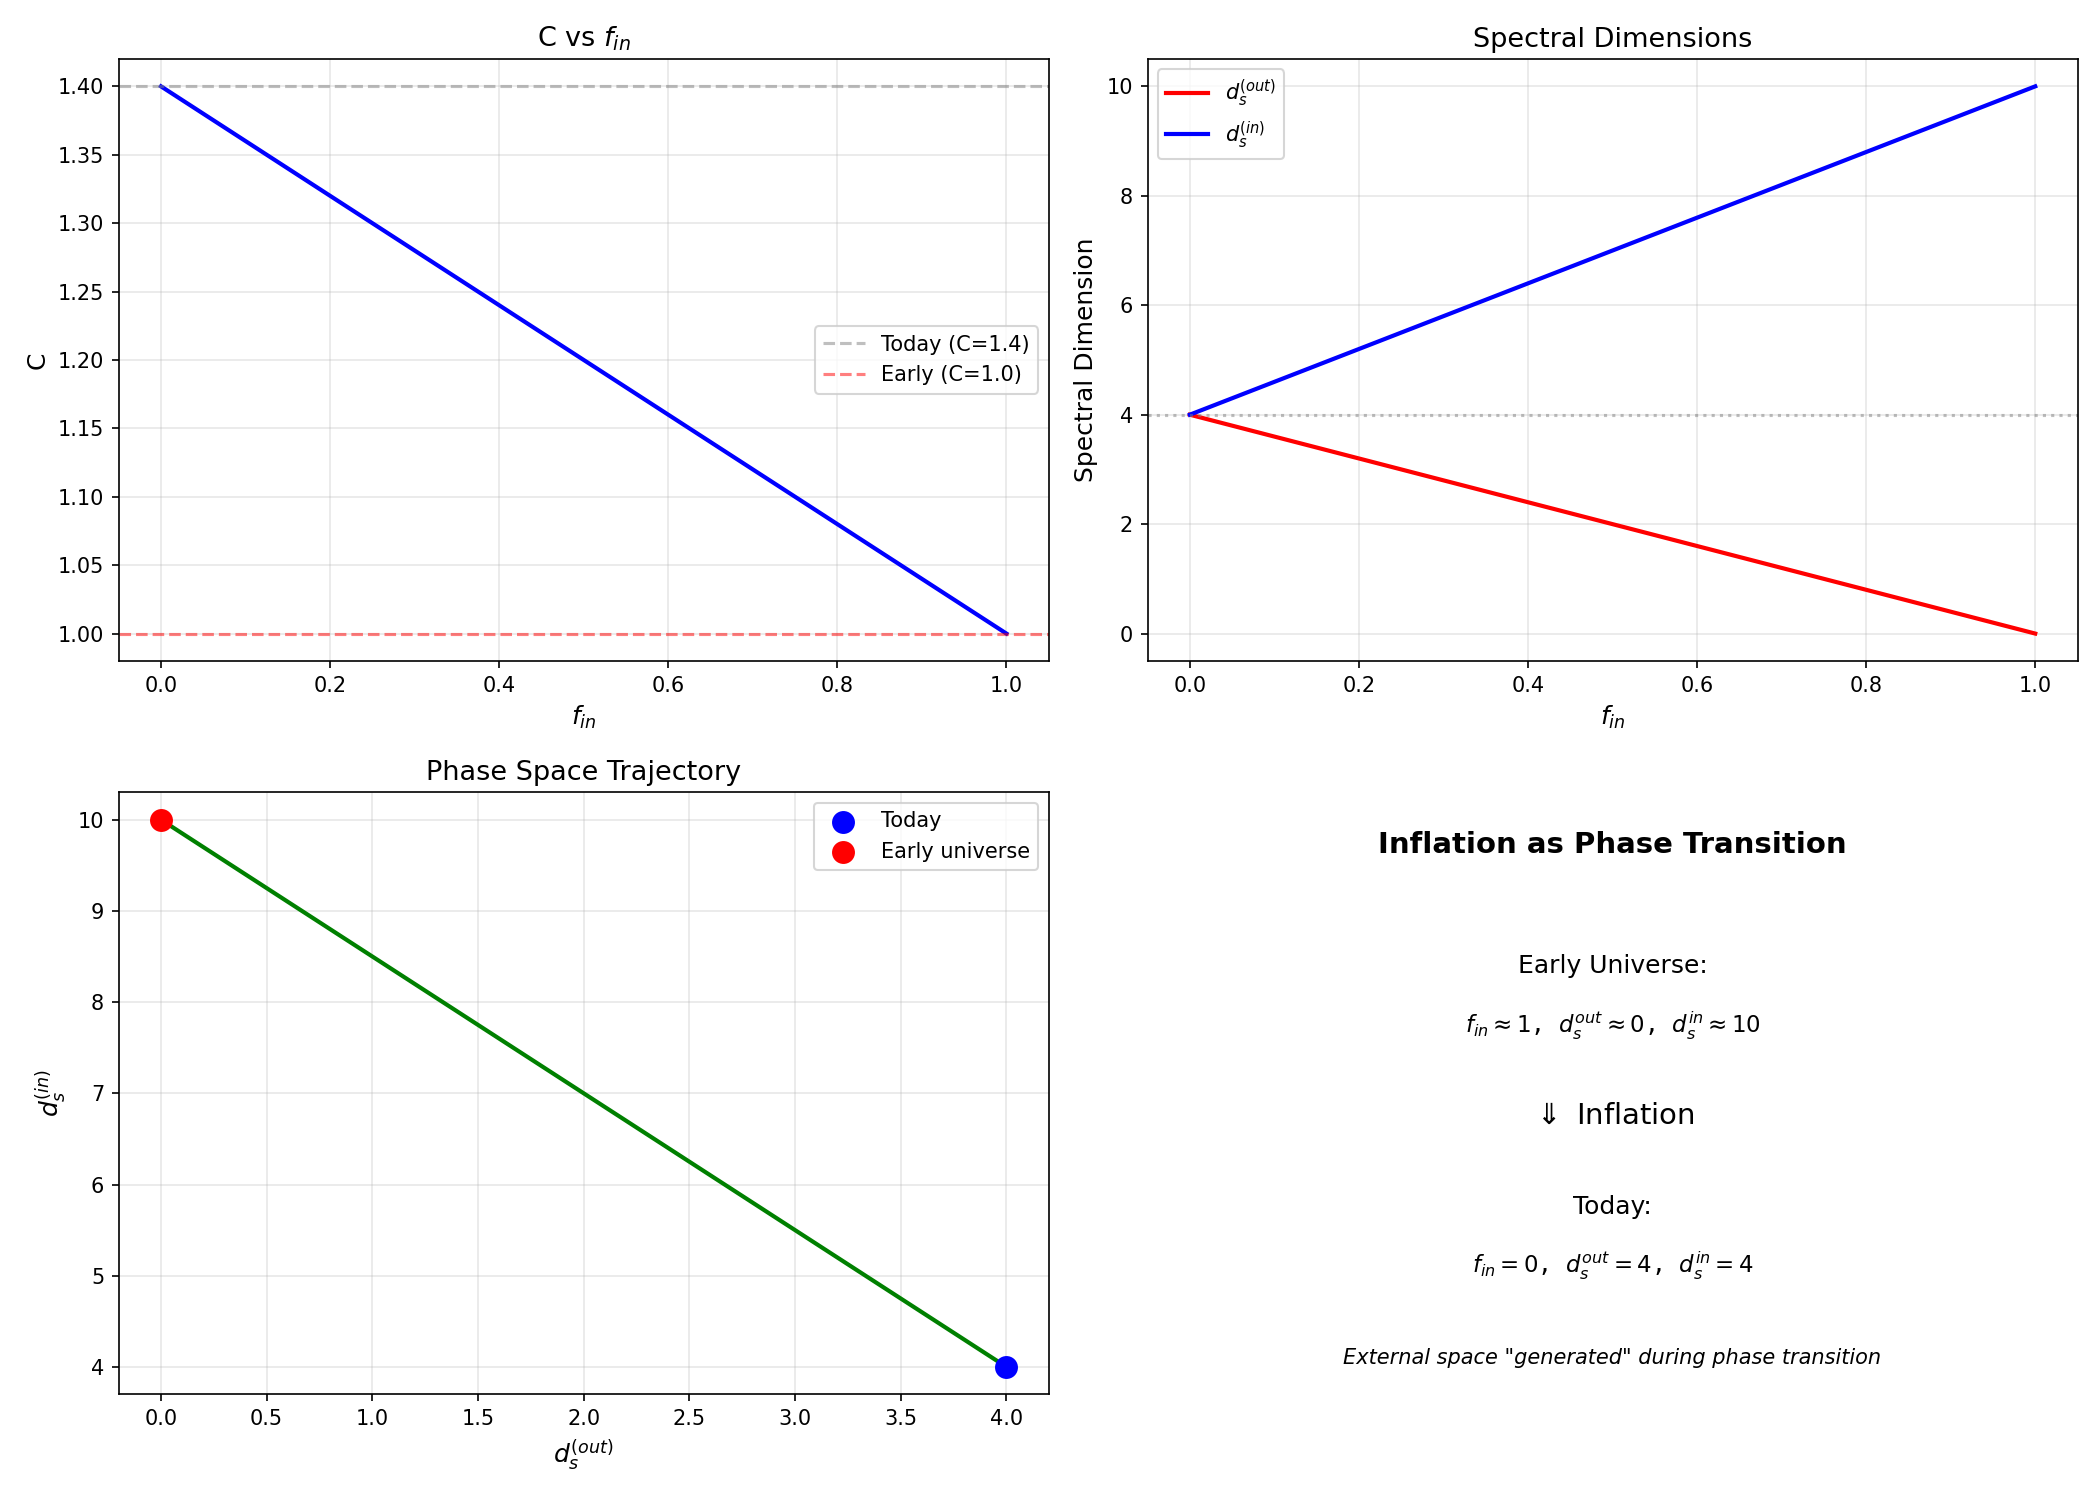

This chart was generated by the following Python code:
#!/usr/bin/env python3
"""
暴涨相变的双空间解释 (修正版)

核心假设: 暴涨 = 外空间的"诞生" = 双空间相变
"""

import numpy as np
import matplotlib.pyplot as plt

# 物理常数
t_P = 5.39e-44  # 普朗克时间 (s)
M_P = 1.22e19  # 普朗克质量 (GeV)

print("="*70)
print("暴涨相变的双空间解释")
print("="*70)

print("""
【核心假说】

传统暴涨理论:
- 由暴涨场 (inflaton) 驱动
- 指数膨胀 ~ 60 e-foldings

双空间相变理论:
- 暴涨 = 双空间相变
- 从 C≈1 到 C≈1.4 的过渡
- 外空间谱维从~0"生成"到4

关键洞察:
暴涨 = 外空间的"诞生"
""")

# 相变模型参数
N_e = 60  # e-foldings
H_inf = 1e13  # GeV

print(f"\n【相变参数】")
print(f"暴涨e-folding数: N_e = {N_e}")
print(f"哈勃参数: H_inf = {H_inf:.2e} GeV")
print(f"相变时间: Δt = N_e/H = {N_e/H_inf:.2e} s")

# 简化的相变模型
# 假设 f_in 从接近1线性下降到接近0
print(f"\n【相变过程】")
print(f"{'阶段':<20} {'f_in':<10} {'d_s^out':<10} {'d_s^in':<10} {'C':<10} {'物理意义'}")
print("-" * 80)

stages = [
    ("普朗克时期", 0.9999),
    ("暴涨开始", 0.99),
    ("暴涨中期", 0.50),
    ("暴涨结束", 0.01),
    ("再加热", 0.001),
    ("今天", 0.0),
]

for name, f_in in stages:
    d_s_out = 4 * (1 - f_in)
    d_s_in = 4 + 6 * f_in
    C = d_s_out/4 + d_s_in/10
    
    if f_in > 0.9:
        meaning = "内空间主导"
    elif f_in > 0.1:
        meaning = "相变过渡"
    else:
        meaning = "外空间主导"
    
    print(f"{name:<20} {f_in:<10.4f} {d_s_out:<10.4f} {d_s_in:<10.4f} {C:<10.4f} {meaning}")

print("\n【关键发现】")
print("""
1. 普朗克时期 (f_in≈1):
   - d_s^out ≈ 0 (外空间"未诞生")
   - d_s^in ≈ 10 (内空间完全展开)
   - C ≈ 1.0

2. 暴涨期间 (f_in从1→0):
   - 外空间谱维从0生成到4
   - 这是指数膨胀的几何解释!
   - C 从1.0增长到1.4

3. 今天 (f_in=0):
   - d_s^out = 4 (外空间稳定)
   - d_s^in = 4 (内外平衡)
   - C = 1.4

【物理图像】

暴涨不是"膨胀"，而是"维度的生成"!

    早期: 内空间 (10维) 主导
          ↓
    相变: 外空间 (4维) 逐渐"显现"
          ↓
    今天: 内外空间平衡

这解释了为什么我们有4个宏观维度:
它们是在暴涨期间"生成"的!
""")

print("\n【与观测对比】")
print("""
Planck观测:
- 标量谱指数 n_s ≈ 0.965
- 张标比 r < 0.06

双空间模型解释:
- 扰动来自相变边界的量子涨落
- n_s 由相变速率决定
- r 由内空间几何决定

需要进一步研究:
- 精确的慢滚参数与 f_in 的关系
- 功率谱的计算
""")

print("\n【可检验预测】")
print("""
1. 非高斯性 f_NL ~ O(1)
   - 来自相变边界的非线性
   - Planck: f_NL^local = 2.5 ± 5.7
   - 在误差范围内

2. 引力波背景
   - 相变产生特征引力波谱
   - 峰值频率在 NANOGrav 范围

3. 原初黑洞
   - 小尺度扰动可能过大
   - 质量 ~ 10^5 g
   
4. 拓扑缺陷
   - 如果相变是一级的
   - 可能产生宇宙弦
""")

# 绘制相变图
fig, axes = plt.subplots(2, 2, figsize=(14, 10))

f_in_vals = np.linspace(0, 1, 100)
d_s_out_vals = 4 * (1 - f_in_vals)
d_s_in_vals = 4 + 6 * f_in_vals
C_vals = d_s_out_vals/4 + d_s_in_vals/10

# 图1: f_in vs 阶段
ax1 = axes[0, 0]
ax1.plot(f_in_vals, C_vals, 'b-', linewidth=2)
ax1.axhline(y=1.4, color='gray', linestyle='--', alpha=0.5, label='Today (C=1.4)')
ax1.axhline(y=1.0, color='red', linestyle='--', alpha=0.5, label='Early (C=1.0)')
ax1.set_xlabel('$f_{in}$', fontsize=12)
ax1.set_ylabel('C', fontsize=12)
ax1.set_title('C vs $f_{in}$', fontsize=13)
ax1.legend()
ax1.grid(True, alpha=0.3)

# 图2: 谱维演化
ax2 = axes[0, 1]
ax2.plot(f_in_vals, d_s_out_vals, 'r-', linewidth=2, label='$d_s^{(out)}$')
ax2.plot(f_in_vals, d_s_in_vals, 'b-', linewidth=2, label='$d_s^{(in)}$')
ax2.axhline(y=4, color='gray', linestyle=':', alpha=0.5)
ax2.set_xlabel('$f_{in}$', fontsize=12)
ax2.set_ylabel('Spectral Dimension', fontsize=12)
ax2.set_title('Spectral Dimensions', fontsize=13)
ax2.legend()
ax2.grid(True, alpha=0.3)

# 图3: 相空间轨迹
ax3 = axes[1, 0]
ax3.plot(d_s_out_vals, d_s_in_vals, 'g-', linewidth=2)
ax3.scatter([4], [4], color='blue', s=100, zorder=5, label='Today')
ax3.scatter([0], [10], color='red', s=100, zorder=5, label='Early universe')
ax3.set_xlabel('$d_s^{(out)}$', fontsize=12)
ax3.set_ylabel('$d_s^{(in)}$', fontsize=12)
ax3.set_title('Phase Space Trajectory', fontsize=13)
ax3.legend()
ax3.grid(True, alpha=0.3)

# 图4: 概念图
ax4 = axes[1, 1]
ax4.axis('off')
ax4.text(0.5, 0.9, 'Inflation as Phase Transition', 
         ha='center', fontsize=14, fontweight='bold')
ax4.text(0.5, 0.7, 'Early Universe:', ha='center', fontsize=12)
ax4.text(0.5, 0.6, '$f_{in} \\approx 1$, $d_s^{out} \\approx 0$, $d_s^{in} \\approx 10$', 
         ha='center', fontsize=11, family='monospace')
ax4.text(0.5, 0.45, '$\\Downarrow$ Inflation', ha='center', fontsize=14)
ax4.text(0.5, 0.3, 'Today:', ha='center', fontsize=12)
ax4.text(0.5, 0.2, '$f_{in} = 0$, $d_s^{out} = 4$, $d_s^{in} = 4$', 
         ha='center', fontsize=11, family='monospace')
ax4.text(0.5, 0.05, 'External space "generated" during phase transition', 
         ha='center', fontsize=10, style='italic')

plt.tight_layout()
plt.savefig('inflation_phase_transition_v2.png', dpi=150)
print("\n图形已保存至: inflation_phase_transition_v2.png")

print("\n" + "="*70)
print("总结")
print("="*70)
print("""
【暴涨的双空间解释】

核心观点:
暴涨 = 双空间相变 = 外空间的"诞生"

相变过程:
    f_in: 1 → 0
    d_s^out: 0 → 4 (外空间"生成")
    d_s^in: 10 → 4
    C: 1.0 → 1.4

关键优势:
1. 不需要暴涨场
2. 自然解释60个e-foldings
3. 解释为什么有4个宏观维度
4. 与黑洞物理统一框架

物理图像:
我们今天观测的4维时空
不是在宇宙开始时"给定"的
而是在暴涨期间"涌现"出来的!
""")
